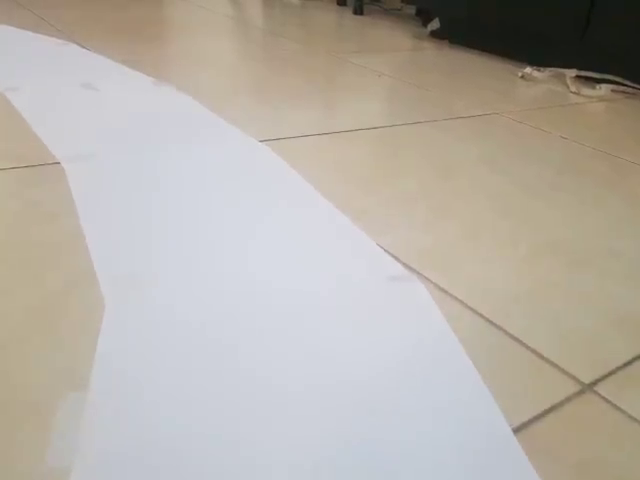
#> input picture frame 73 of Muzan_self_driving/vid1.mp4, 640 x 480 px
$ python 0211main.py
#> lines starting #> are read from the running program, lines starting #| are printed output that depends on the picture; after the words box and inside, x2 and y2 are one past the last pixel; in counts of white or black regions, pixels touching at a corner belong together
### Muzan_self_driving/utlis.py
import cv2
import numpy as np

def thresholding(img):
    imgHsv = cv2. cvtColor (img, cv2.COLOR_BGR2HSV)
    lowerWhite = np.array([80,0,0])
    upperWhite = np.array ([255,160,255])
    maskWhite = cv2. inRange(imgHsv,lowerWhite,upperWhite)
    return maskWhite

# [12 lines left out: function warpImg, not called in this run]

def nothing(a):
    pass

# [71 lines left out: functions initializeTrackbars, valTrackbars, drawpoints, getHistogram, stackImages, not called in this run]

### Muzan_self_driving/0211main.py
import cv2
import numpy as np
import utlis

def getLaneCurve(img):
    imgThres = utlis.thresholding(img)
    cv2.imshow( 'Thres', imgThres)
    return None

if __name__ == '__main__':
    cap = cv2.VideoCapture('vid1.mp4')


while True:
    success, img = cap.read()
#> img is the input picture: shape (480, 640, 3); mean B, G, R 167.4, 175.7, 181.8
    img = cv2. resize(img, (480,240))
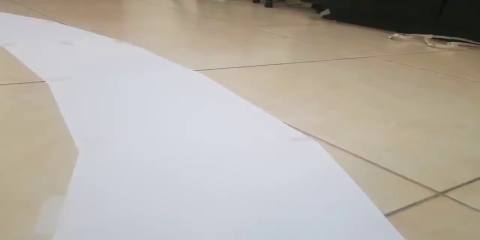
#> img: shape (240, 480, 3); mean B, G, R 167.4, 175.7, 181.9
    getLaneCurve(img)
#> in thresholding, `imgHsv = cv2. cvtColor (img, cv2.COLOR_BGR2HSV)`: imgHsv: shape (240, 480, 3); mean H, S, V 60.4, 35.7, 186.3
#> in thresholding, `maskWhite = cv2. inRange(imgHsv,lowerWhite,upperWhite)`:
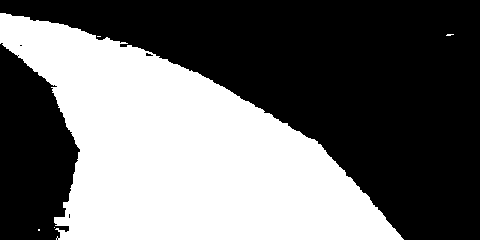
#> maskWhite: shape (240, 480); 42.3% white; 5 white regions (4 under 20 px), largest, box (x1, y1, x2, y2) and area: (0, 13, 404, 240) 48717
    cv2.imshow( "Vid", img)
    cv2.waitKey(1)

$ run again, starting later in the video
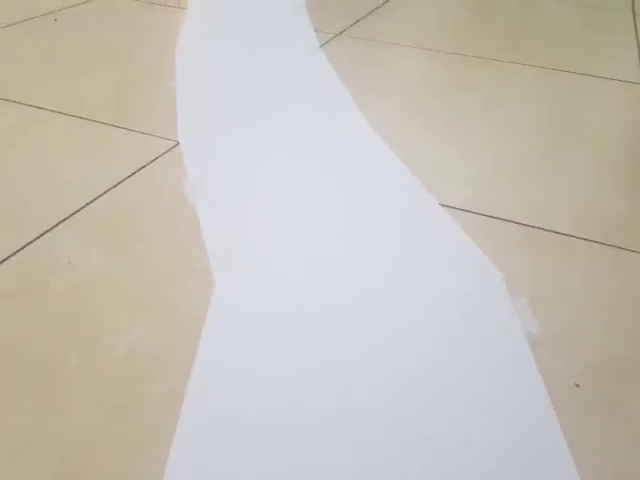
#> input picture frame 329 of Muzan_self_driving/vid1.mp4, 640 x 480 px
#> img is the input picture: shape (480, 640, 3); mean B, G, R 184.2, 192.9, 198.1
#> `img = cv2. resize(img, (480,240))`:
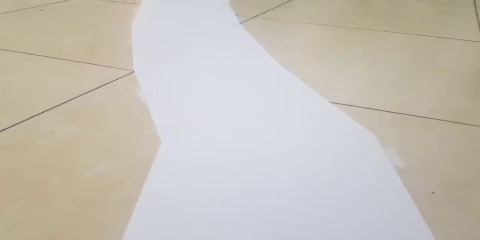
#> img: shape (240, 480, 3); mean B, G, R 184.2, 192.9, 198.1
#> imgHsv: shape (240, 480, 3); mean H, S, V 59.1, 30.5, 202.7
#> in thresholding, `maskWhite = cv2. inRange(imgHsv,lowerWhite,upperWhite)`:
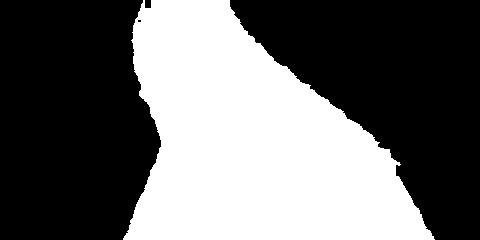
#> maskWhite: shape (240, 480); 41.3% white; 1 white region, box (x1, y1, x2, y2) and area: (123, 0, 435, 240) 47612

$ run again, starting later in the video
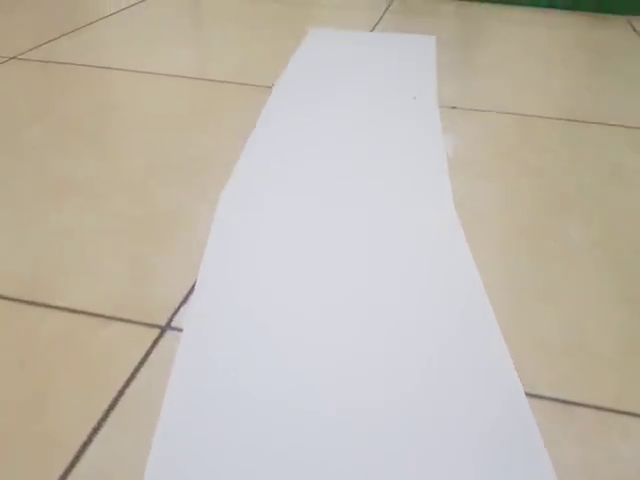
#> input picture frame 586 of Muzan_self_driving/vid1.mp4, 640 x 480 px
#> img is the input picture: shape (480, 640, 3); mean B, G, R 174.5, 185.8, 192.9
#> `img = cv2. resize(img, (480,240))`:
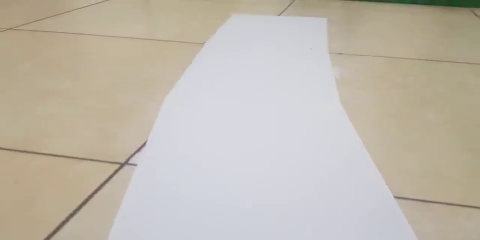
#> img: shape (240, 480, 3); mean B, G, R 174.5, 185.8, 193
#> imgHsv: shape (240, 480, 3); mean H, S, V 58.2, 34.5, 196.3
#> in thresholding, `maskWhite = cv2. inRange(imgHsv,lowerWhite,upperWhite)`:
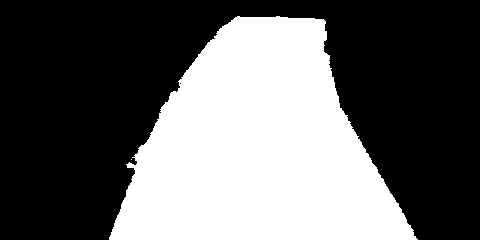
#> maskWhite: shape (240, 480); 39% white; 2 white regions (1 under 20 px), largest, box (x1, y1, x2, y2) and area: (109, 16, 418, 240) 44883
